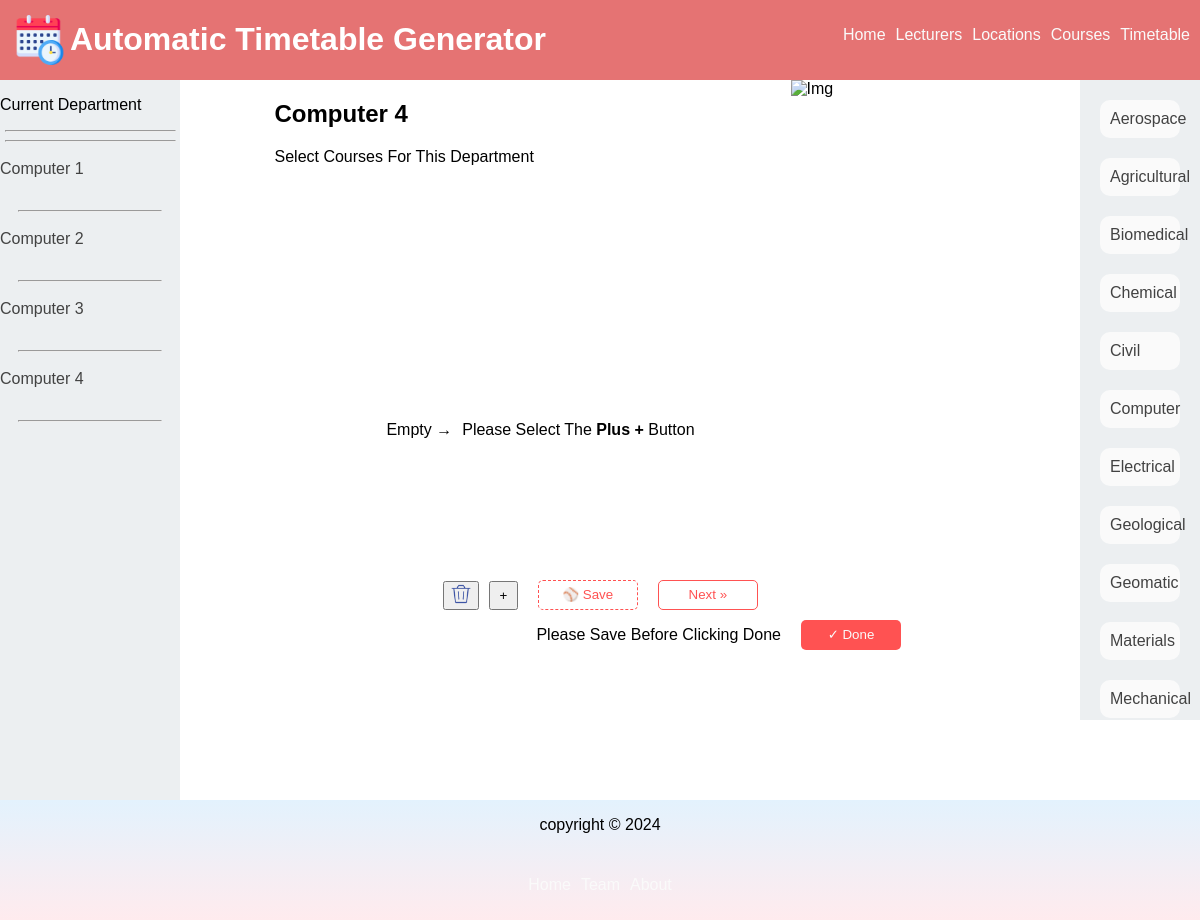
Page /select/Engineering/Computer/4 on the earlier database version.
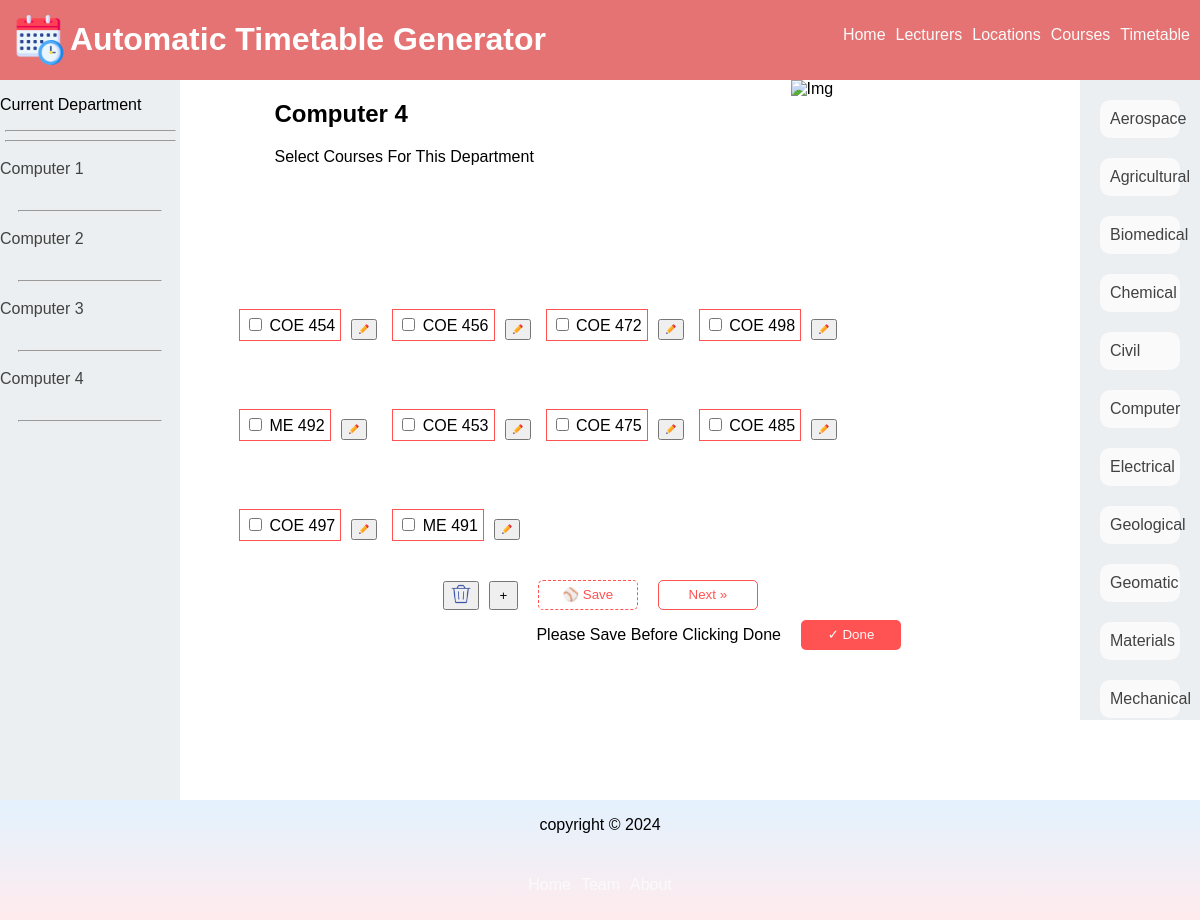
Same page on the later database version.
### webversion/models.py (models this page shows, shortened)
class Department(models.Model):
    name = models.CharField(max_length=255, null=True)
    code = models.CharField(max_length=50, null=True)
    college = models.CharField(max_length=255, null=True)
    max_yg = models.PositiveSmallIntegerField(default=4, null=True)

class Course(models.Model):
    code = models.CharField(max_length=15, unique=True)
    name = models.CharField(max_length=255, null=True)
    lecturer = models.ForeignKey("Lecturer", on_delete=models.CASCADE, related_name="alecturer", null=True)
    department = models.ForeignKey("Department", on_delete=models.CASCADE, related_name="adepartment", null=True)
    hours = models.PositiveSmallIntegerField(default=2, null=True)
    has_labs = models.BooleanField(default=False, null=True)
    is_combined = models.BooleanField(default=False, null=True)
    is_lab_only = models.BooleanField(default=False, null=True)
    is_elective = models.BooleanField(default=False, null=True)
    lab_hours = models.PositiveSmallIntegerField(default=0, null=True)
    is_contiguous_lab_time = models.BooleanField(default=0, null=True)
    year_group = models.PositiveSmallIntegerField(null=True)
    estimated_class_size = models.PositiveIntegerField(default=200, null=True)

### webversion/views.py (the view, shortened to what this page needs)
# urls.py: path('select/<str:college>/<str:dname>/<int:id>', views.secondPage, name='pagetwo'),
def secondPage(request, college, dname,id):
    template = loader.get_template("page2.html")
    department = Department.objects.get(name=dname, college=college)
    departments = Department.objects.filter(college=college)
    max_yg = department.max_yg
    year_groups = [i for i in range(1,max_yg+1)]
    course = Course.objects.filter(department_id = department.id, year_group=id)
    average_Courses_Per_Day = 5
    result = {}
    for course_id in selected_courses:
        scourse = Course.objects.get(id=course_id)
        result[course_id] = scourse
    lastdepartment = departments.filter().last().id
    firstdepartment = departments.filter().first().id
    page = id - 1
    tp = id
    if((page == 0) and (department.id is not lastdepartment)):
        d = department.id + 1
        dname = departments.get(id = d)
        page = 4
    if((department.id == lastdepartment) and (page == 0)):
        page = "viewselected"
    context = {
        "courses" : course, "departments" : departments,"college": college
        ,"ldept":lastdepartment, "result":result, "year_groups": year_groups, "dname": dname, "page" : page, "tp":tp, "department": department
    }
    return HttpResponse(template.render(context, request))

### webversion/Templates/page2.html (shortened to what this page needs)
{% extends 'main.html' %}
{% load static %}
    {% block content %}
<div class="deptsection">
    <div class="sidenav">
        <div class="leftsubnav">
            <p>current department</p>
            <hr width="95%">
            <hr width="95%">
            {% for year_group in year_groups %}
            <div class="subnav">
                <a href="/select/{{department.college}}/{{department.name}}/{{year_group}}">{{department.name}} {{year_group}}</a>
            </div>
            <hr width="80%">
            {% endfor %}
        </div>
    </div>
    <div class="main">
        <div class="mainhead">
            <div class="left">
                <h2>{{ department.name }} {{ tp }}</h2>
                <p>Select courses for this Department</p>
            </div>
            <img id="book1" src="{% static 'book1.gif' %}" alt="img">
        </div>
        <div class="firstyear">
            <form method="post">
                <div class="scourses">
                    {% for course in courses %}
                    <div class="inner">
                        <div class="selectcourses" onclick="checkbox(id)" id="course{% cycle "1" "2" "3" "4" "5" "6" "7" "8" "9" "10" "11" "12" "13" "14" "15" "16" "17" "18" "19" "20" "21" "22" "23" %}">
                            <input type="checkbox" id="{{ course.code }}" value="{{ course.id }}" name="course{% cycle "1" "2" "3" "4" "5" "6" "7" "8" "9" "10" "11" "12" "13" "14" "15" "16" "17" "18" "19" "20" "21" "22" "23" %}">
                            <label for="{{ course.code }}">
                                {{course.code}}
                            </label>
                        </div>
                        <a href="/editcourse/{{course.code}}" target="_parent"">
                            <button id="editCourse" type="button" value="{{ course.id }}">
                                <img src="{% static 'pencil.png' %}" alt="EditCourse" width="10px" height="10px">
                            </button>
                        </a>
                    </div>
                    {% empty %}
                    <p>empty &#8594;</p><br>
                    <p>please select the <strong>plus &plus;</strong> button</button></p>
                    {% endfor %}
                </div>
                <div class="btns">
                    <button type="submit" id="deletecourse" formmethod="post" formaction="/deletecourse/{{college}}/{{department.name}}/{{tp}}">
                        <img src="{% static 'trash-can.png' %}" width="20px" height="20px">
                    </button>
                    <a href="/addaCoursePage/{{department.id}}/{{tp}}">
                        <button type="button" id="addCourse" value="Add A Course" style="width: 29px; height: 29px; margin-left: 10px;">
                            &plus;
                        </button>
                    </a>
                    <a href=""><button id="save" type="submit" value="post">&#9918; Save</button></a>
                    {% if page >= 1 %}
                    <button id="nextbtn" type="submit" value="post" formaction="/select/{{college}}/{{dname}}/{{page}}">Next &raquo;</button>
                    {% endif %}
                </div>
                <div class="span">
                    <p>Please save before clicking done</p>
                <button id="done" type="submit" value="post" formaction="/select/{{college}}/viewselected">&#10003; Done</button>
                </div>
            </form>
        </div>
    </div>
    <div class="rightnav">
        <div class="rightsubnav">
            {% for department in departments %}
            <div class="departments" id="dept{% cycle "1" "2" "3" "4" "5" "6" "7" "8" "9" "10" "11" "12" "13" "14" "15" "16" "17" "18" "19" "20" "21" "22" "23" %}">
                <a href="/select/{{department.college}}/{{department.name}}/{{department.max_yg}}">
                    {{department.name}}
                </a>
            </div>
        {% endfor %}
        </div>
    </div>
</div>
{% endblock %}

Differences in the rows shown:
added Course: code "COE 454", {{ course.id }} 235 (drawn)
added Course: code "COE 456", {{ course.id }} 236 (drawn)
added Course: code "COE 472", {{ course.id }} 237 (drawn)
added Course: code "COE 498", {{ course.id }} 238 (drawn)
added Course: code "ME 492", {{ course.id }} 239 (drawn)
added Course: code "COE 453", {{ course.id }} 240 (drawn)
added Course: code "COE 475", {{ course.id }} 241 (drawn)
added Course: code "COE 485", {{ course.id }} 242 (drawn)
added Course: code "COE 497", {{ course.id }} 243 (drawn)
added Course: code "ME 491", {{ course.id }} 244 (drawn)
Other differences:
text no longer shown: "Empty → Please Select The Plus + Button"
